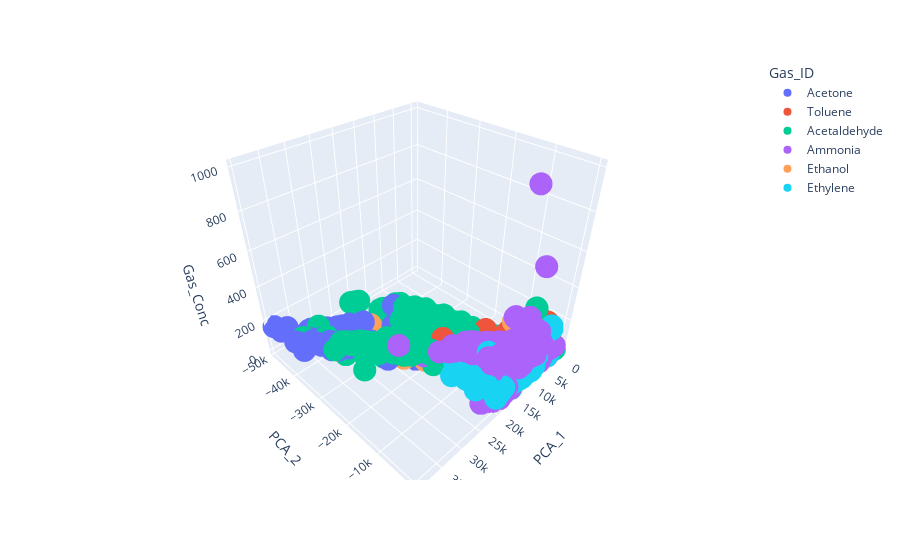

The notebook cell this image was saved under:
### Code cell
fig = px.scatter_3d(pca_df, x='PCA_1', y='PCA_2', z='Gas_Conc',
              color='Gas_ID')
fig.show()

### Figure 1 — Plotly figure (JSON) as saved in the notebook; plotly's stock layout.template omitted (floating-point values rounded to 4 significant figures; data arrays with more than 128 entries replaced by an {"elided": "..."} marker saying what was removed)
{"data": [{"hovertemplate": "Gas_ID=Acetone<br>PCA_1=%{x}<br>PCA_2=%{y}<br>Gas_Conc=%{z}<extra></extra>", "legendgroup": "Acetone", "marker": {"color": "#636efa", "symbol": "circle"}, "mode": "markers", "name": "Acetone", "scene": "scene", "showlegend": true, "type": "scatter3d", "x": {"elided": "487 float values"}, "y": {"elided": "487 float values"}, "z": {"elided": "487 int values"}}, {"hovertemplate": "Gas_ID=Toluene<br>PCA_1=%{x}<br>PCA_2=%{y}<br>Gas_Conc=%{z}<extra></extra>", "legendgroup": "Toluene", "marker": {"color": "#EF553B", "symbol": "circle"}, "mode": "markers", "name": "Toluene", "scene": "scene", "showlegend": true, "type": "scatter3d", "x": {"elided": "891 float values"}, "y": {"elided": "891 float values"}, "z": {"elided": "891 float values"}}, {"hovertemplate": "Gas_ID=Acetaldehyde<br>PCA_1=%{x}<br>PCA_2=%{y}<br>Gas_Conc=%{z}<extra></extra>", "legendgroup": "Acetaldehyde", "marker": {"color": "#00cc96", "symbol": "circle"}, "mode": "markers", "name": "Acetaldehyde", "scene": "scene", "showlegend": true, "type": "scatter3d", "x": {"elided": "916 float values"}, "y": {"elided": "916 float values"}, "z": {"elided": "916 float values"}}, {"hovertemplate": "Gas_ID=Ammonia<br>PCA_1=%{x}<br>PCA_2=%{y}<br>Gas_Conc=%{z}<extra></extra>", "legendgroup": "Ammonia", "marker": {"color": "#ab63fa", "symbol": "circle"}, "mode": "markers", "name": "Ammonia", "scene": "scene", "showlegend": true, "type": "scatter3d", "x": {"elided": "561 float values"}, "y": {"elided": "561 float values"}, "z": {"elided": "561 float values"}}, {"hovertemplate": "Gas_ID=Ethanol<br>PCA_1=%{x}<br>PCA_2=%{y}<br>Gas_Conc=%{z}<extra></extra>", "legendgroup": "Ethanol", "marker": {"color": "#FFA15A", "symbol": "circle"}, "mode": "markers", "name": "Ethanol", "scene": "scene", "showlegend": true, "type": "scatter3d", "x": {"elided": "252 float values"}, "y": {"elided": "252 float values"}, "z": {"elided": "252 float values"}}, {"hovertemplate": "Gas_ID=Ethylene<br>PCA_1=%{x}<br>PCA_2=%{y}<br>Gas_Conc=%{z}<extra></extra>", "legendgroup": "Ethylene", "marker": {"color": "#19d3f3", "symbol": "circle"}, "mode": "markers", "name": "Ethylene", "scene": "scene", "showlegend": true, "type": "scatter3d", "x": {"elided": "544 float values"}, "y": {"elided": "544 float values"}, "z": {"elided": "544 int values"}}], "layout": {"legend": {"title": {"text": "Gas_ID"}, "tracegroupgap": 0}, "margin": {"t": 60}, "scene": {"domain": {"x": [0, 1], "y": [0, 1]}, "xaxis": {"title": {"text": "PCA_1"}}, "yaxis": {"title": {"text": "PCA_2"}}, "zaxis": {"title": {"text": "Gas_Conc"}}}}}
